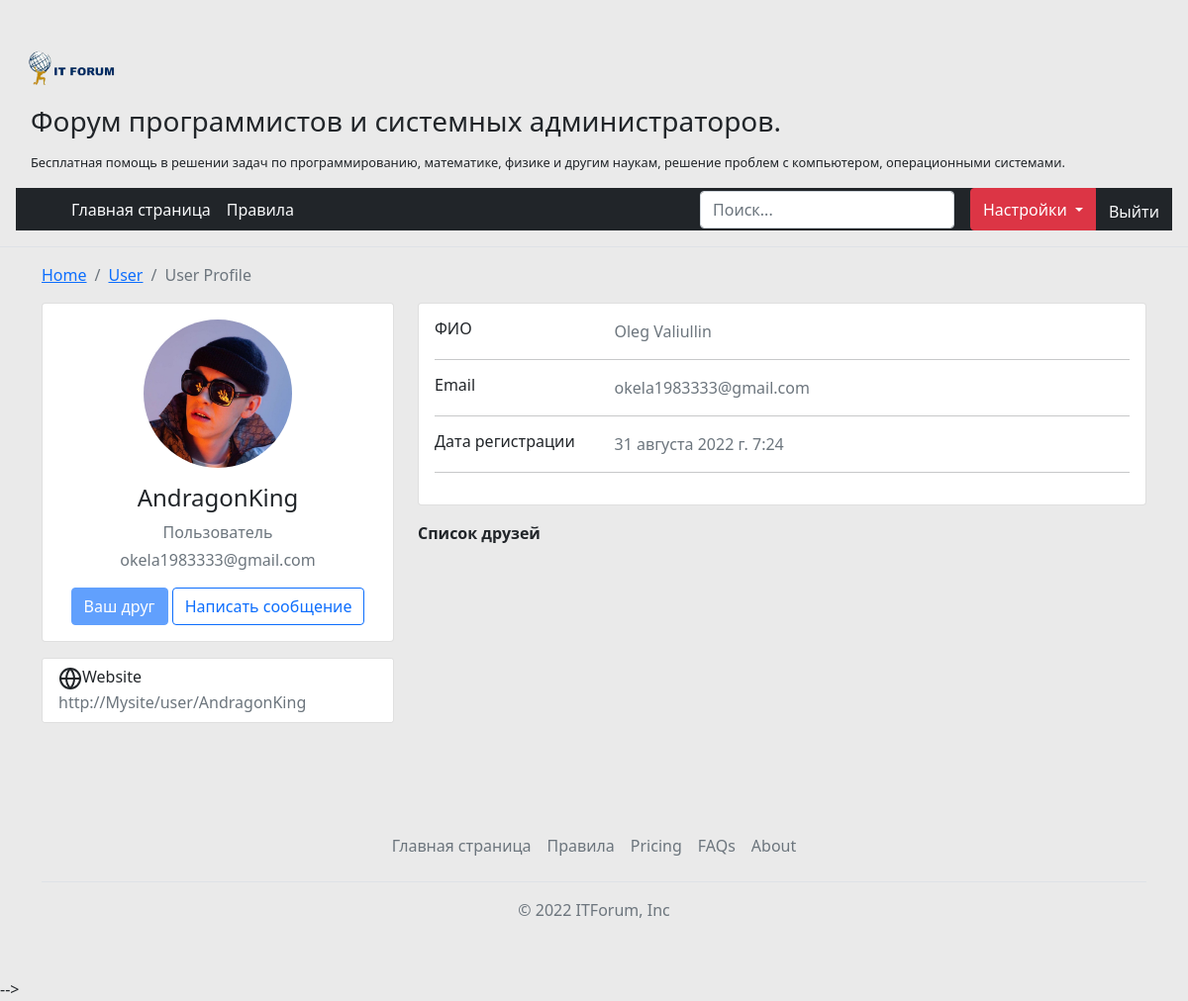
/user/AndragonKing (signed in), run on an earlier commit of the app's database.
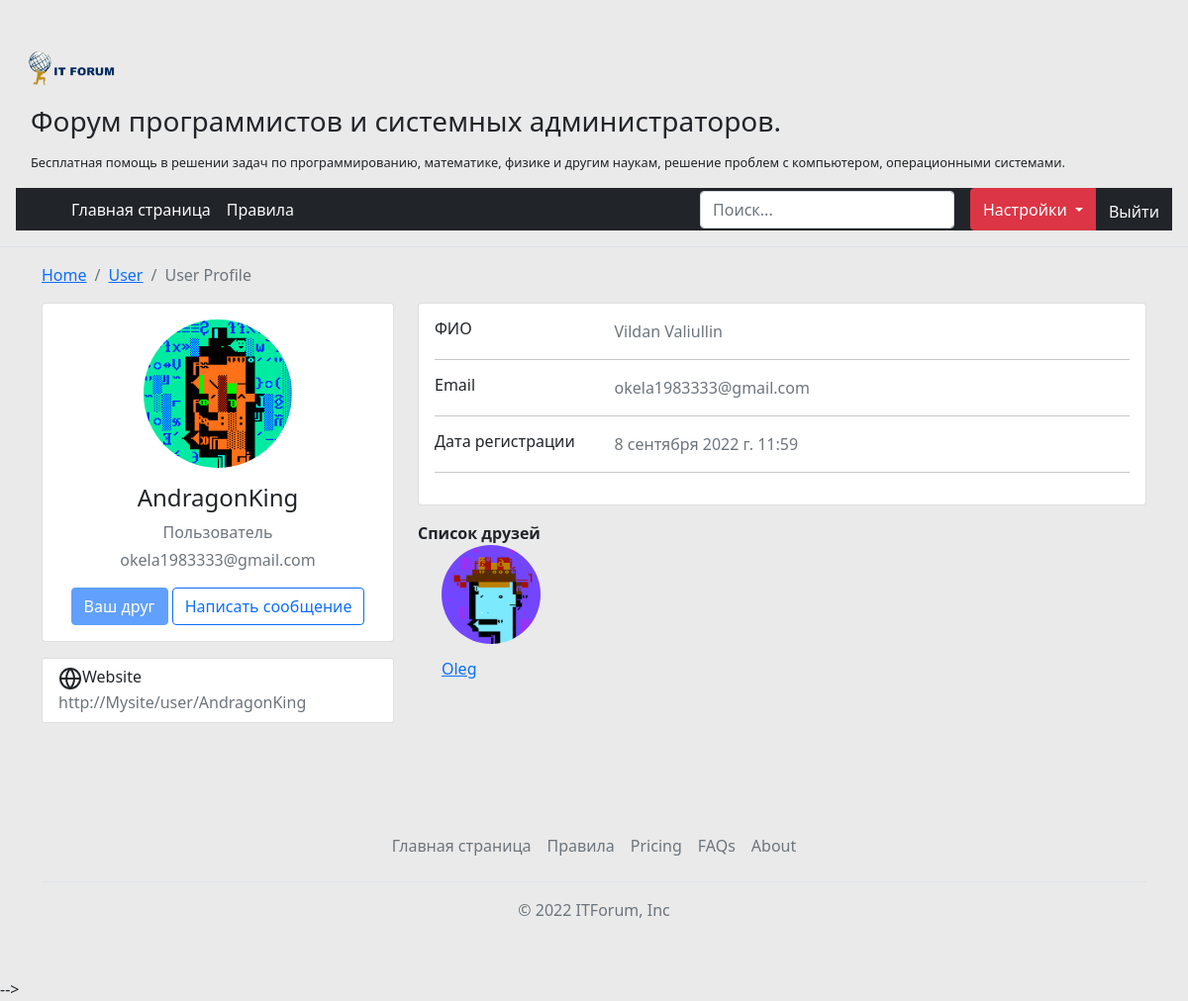
And on a later commit of the database.
### user/models.py (models this page shows, shortened)
class CustomUser(AbstractUser):
    email = models.EmailField(verbose_name='email address', unique=True)
    img = models.ImageField(upload_to='userImg/', verbose_name='Аватарка')
    registration_date = models.DateTimeField(auto_now=True)
    USERNAME_FIELD = 'email'
    REQUIRED_FIELDS = []
    objects = CustomUserModel()

class Friends_user(models.Model):
    user = models.ForeignKey(CustomUser, on_delete=models.CASCADE, related_name='friends')
    friend = models.ForeignKey(CustomUser, on_delete=models.CASCADE, related_name='users_friends')

### user/views.py (the view)
# urls.py: path('user/<str:username>', UserProfileView.as_view(), name='user_profile'),
class UserProfileView(DetailView):
    model = CustomUser
    template_name = 'profile/user_profile.html'
    context_object_name = 'user'
    def get_object(self, queryset=None):
        objectUser = get_user_model().objects.get(username=self.kwargs['username'])
        return objectUser
    def get_context_data(self, **kwargs):
        context = super(UserProfileView, self).get_context_data(**kwargs)
        user = self.get_object()
        query1 = user.friends.all()
        query2 = user.users_friends.all()
        if self.request.user == user or len(self.get_object().users_friends.filter(user=self.request.user,friend=user)) != 0:
            isfriend = True
        else:
            isfriend = False
        context['isfrined'] = isfriend
        context['friends_custom'] = query1.union(query2)
        return context

### templates/profile/user_profile.html (shortened to what this page needs)
{% extends 'pages/_base.html' %}
{% block content %}
<div class="container">
    <div class="main-body">
          <nav aria-label="breadcrumb" class="main-breadcrumb">
            <ol class="breadcrumb">
              <li class="breadcrumb-item"><a href="index.html">Home</a></li>
              <li class="breadcrumb-item"><a href="javascript:void(0)">User</a></li>
              <li class="breadcrumb-item active" aria-current="page">User Profile</li>
            </ol>
          </nav>
          <div class="row gutters-sm">
            <div class="col-md-4 mb-3">
              <div class="card">
                <div class="card-body">
                  <div class="d-flex flex-column align-items-center text-center">
                    <img src="{{user.img.url}}" alt="Admin" class="rounded-circle" width="150">
                    <div class="mt-3">
                      <h4>{{user.username}}</h4>
                      <p class="text-secondary mb-1">Пользователь</p>
                      <p class="text-muted font-size-sm">{{user.email}}</p>
                        {% if isfrined == False %}
                        <button class="btn btn-primary">Добавить в друзья</button>
                        {% else %}
                        <button class="btn btn-primary" disabled data-bs-toggle="button">Ваш друг</button>
                        {% endif %}
                      <button class="btn btn-outline-primary">Написать сообщение</button>
                    </div>
                  </div>
                </div>
              </div>
              <div class="card mt-3">
                <ul class="list-group list-group-flush">
                  <li class="list-group-item d-flex justify-content-between align-items-center flex-wrap">
                    <h6 class="mb-0">Website</h6>
                    <span class="text-secondary">http://Mysite{{request.path}}</span>
                  </li>
                </ul>
              </div>
            </div>
            <div class="col-md-8">
              <div class="card mb-3">
                <div class="card-body">
                  <div class="row">
                    <div class="col-sm-3">
                      <h6 class="mb-0">ФИО</h6>
                    </div>
                    <div class="col-sm-9 text-secondary">
                      {{user.first_name}} {{user.last_name}}
                    </div>
                  </div>
                  <hr>
                  <div class="row">
                    <div class="col-sm-3">
                      <h6 class="mb-0">Email</h6>
                    </div>
                    <div class="col-sm-9 text-secondary">
                      {{user.email}}
                    </div>
                  </div>
                  <hr>
                  <div class="row">
                    <div class="col-sm-3">
                      <h6 class="mb-0">Дата регистрации</h6>
                    </div>
                    <div class="col-sm-9 text-secondary">
                        {{user.date_joined}}
                    </div>
                  </div>
                  <hr>
                </div>
              </div>
                <b>Список друзей</b>
             <div class="container-fluid">
                  <div class="row">
                        {% for user1 in friends_custom %}
                      {% if user1.friend == user %}
                          <div class="col">
                            <img src="{{user1.user.img.url}}" alt="Admin" class="rounded-circle" width="100px">
                            <div class="mt-3">
                                <h6><a href="{% url 'user_profile' user1.user.username %}">{{user1.user.username}}</a></h6>
                            </div>
                      </div>
                      {% endif %}
                      {% endfor %}
                  </div>
              </div>
                </div>
            </div>
        </div>
    </div>
{% endblock content %}

### templates/pages/_base.html (shortened to what this page needs)
<!DOCTYPE html>
{% load static %}
<html lang="en">
<head>
<link href="https://cdn.jsdelivr.net/npm/bootstrap@5.0.2/dist/css/bootstrap.min.css" rel="stylesheet">
    <link rel="stylesheet" href="{% static 'css/style.css'%}">
</head>
<body>
  <header class="p-3 mb-3 border-bottom ">
      <div class="d-flex flex-wrap align-items-center justify-content-center justify-content-lg-start">
          <img class='logo' src="{% static 'img/logo.png' %}"/>
          <div class ='headerss'>
              <h3>Форум программистов и системных администраторов.</h3>
            <p class="main">Бесплатная помощь в решении задач по программированию, математике, физике и другим наукам, решение проблем с компьютером, операционными системами.</p>
            </div>
          </div>
    <div class="container-fluidr bg-dark">
      <div class="d-flex flex-wrap align-items-center justify-content-center justify-content-lg-start bg-dark">
        <a href="/" class="d-flex align-items-center mb-2 mb-lg-0 text-dark text-decoration-none">
          <svg class="bi me-2" width="40" height="32" role="img" aria-label="Bootstrap"><use xlink:href="#bootstrap"/></svg>
        </a>
        <ul class="nav col-12 col-lg-auto me-lg-auto mb-2 justify-content-center mb-md-0">
          <li><a href="{% url 'home' %}" class="nav-link px-2 text-light">Главная страница</a></li>
          <li><a href="{% url 'rules' %}" class="nav-link px-2 text-light">Правила</a></li>
        </ul>
        <form class="col-12 col-lg-auto mb-3 mb-lg-0 me-lg-3">
          <input type="search" class="form-control" placeholder="Поиск..." aria-label="Поиск по темам">
        </form>
          {% if not user.is_authenticated %}
            <div class="btn-group btn-group-toggle bg-dark" data-toggle="buttons">
                <label class="btn-secondary">
                  <a class="btn text-light bg-dark" data-toggle="button" aria-pressed="false" autocomplete="off" href="{% url 'account_login' %}"> Войти </a>
                </label>
                <label class="btn-secondary">
                  <a class="btn text-light bg-dark" data-toggle="button" aria-pressed="false" autocomplete="off" href = "{% url 'account_signup' %}"> Регистрация </a>
                </label>
                <label class="btn-secondary">
                  <a class="btn text-light bg-dark" data-toggle="button" aria-pressed="false" autocomplete="off" href = "{% url 'account_reset_password' %}">Сброс</a>
                </label>
            </div>
          {% else %}
           <div class="btn-group btn-group-toggle bg-dark" data-toggle="buttons">
                         <div class="btn-group">
                  <button type="button" class="btn btn-danger dropdown-toggle" data-bs-toggle="dropdown" aria-expanded="false">
                    Настройки
                  </button>
                </div>
                <label style="margin-top:5px;" class="btn-secondary bg-dark">
                  <a class="btn text-light bg-dark" data-toggle="button" aria-pressed="false" autocomplete="off" href="{% url 'account_logout' %}"> Выйти </a>
                </label>
          {% endif%}
      </div>
    </div>
  </header>
{% block content %}
{% endblock content %}
  <br/>  <br/>
  <div class="container">
  <footer class="py-3 my-4">
    <ul class="nav justify-content-center border-bottom pb-3 mb-3">
      <li class="nav-item"><a href="{% url 'home' %}" class="nav-link px-2 text-muted">Главная страница</a></li>
      <li class="nav-item"><a href="{% url 'rules' %}" class="nav-link px-2 text-muted">Правила</a></li>
      <li class="nav-item"><a href="#" class="nav-link px-2 text-muted">Pricing</a></li>
      <li class="nav-item"><a href="#" class="nav-link px-2 text-muted">FAQs</a></li>
      <li class="nav-item"><a href="#" class="nav-link px-2 text-muted">About</a></li>
    </ul>
    <p class="text-center text-muted">&copy; 2022 ITForum, Inc</p>
  </footer>
</div>
    -->
</body>
</html>

### static/css/style.css (style rules this page uses)
.bi { vertical-align: -.125em; fill: currentColor; }
.dropdown-toggle { outline: 0; }
.logo { height:10%; width:10%; }
.main { font-size:80%; margin-top:15px; }
.headerss { margin-left:15px; margin-right:15px; }
body { background: #eaeaea; margin-top:20px; }

What changed in the data, as far as the page shows it:
changed CustomUser "AndragonKing": img: a different picture; first_name "Oleg" → "Vildan"; date_joined "31 августа 2022 г. 7:24" → "8 сентября 2022 г. 11:59"
added Friends_user: user.img (picture), user.username "Oleg"
